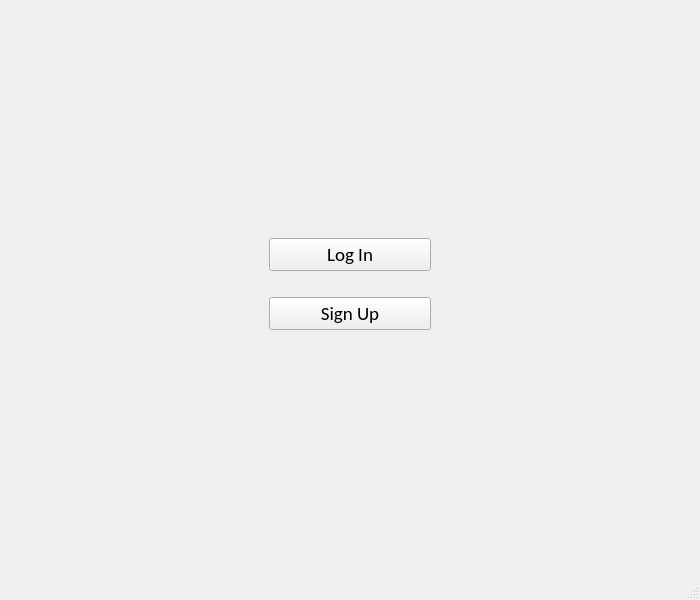
<?xml version="1.0" encoding="UTF-8"?>
<ui version="4.0">
 <class>MainWindow</class>
 <widget class="QMainWindow" name="MainWindow">
  <property name="geometry">
   <rect>
    <x>0</x>
    <y>0</y>
    <width>700</width>
    <height>600</height>
   </rect>
  </property>
  <property name="windowTitle">
   <string>Password Manager</string>
  </property>
  <property name="documentMode">
   <bool>false</bool>
  </property>
  <widget class="QWidget" name="centralwidget">
   <layout class="QVBoxLayout" name="verticalLayout_2">
    <item>
     <spacer name="verticalSpacer_2">
      <property name="orientation">
       <enum>Qt::Vertical</enum>
      </property>
      <property name="sizeType">
       <enum>QSizePolicy::Expanding</enum>
      </property>
      <property name="sizeHint" stdset="0">
       <size>
        <width>20</width>
        <height>190</height>
       </size>
      </property>
     </spacer>
    </item>
    <item alignment="Qt::AlignHCenter">
     <widget class="QFrame" name="initialFrame">
      <property name="minimumSize">
       <size>
        <width>180</width>
        <height>150</height>
       </size>
      </property>
      <property name="maximumSize">
       <size>
        <width>200</width>
        <height>100</height>
       </size>
      </property>
      <property name="font">
       <font>
        <family>Carlito</family>
        <pointsize>14</pointsize>
        <weight>50</weight>
        <bold>false</bold>
       </font>
      </property>
      <property name="frameShape">
       <enum>QFrame::NoFrame</enum>
      </property>
      <property name="frameShadow">
       <enum>QFrame::Raised</enum>
      </property>
      <layout class="QVBoxLayout" name="verticalLayout">
       <item>
        <widget class="QPushButton" name="loginButton">
         <property name="maximumSize">
          <size>
           <width>200</width>
           <height>33</height>
          </size>
         </property>
         <property name="statusTip">
          <string>Log In</string>
         </property>
         <property name="text">
          <string>Log In</string>
         </property>
        </widget>
       </item>
       <item>
        <widget class="QPushButton" name="signUpButton">
         <property name="maximumSize">
          <size>
           <width>200</width>
           <height>33</height>
          </size>
         </property>
         <property name="statusTip">
          <string>Sign Up</string>
         </property>
         <property name="text">
          <string>Sign Up</string>
         </property>
        </widget>
       </item>
      </layout>
     </widget>
    </item>
    <item>
     <spacer name="verticalSpacer">
      <property name="orientation">
       <enum>Qt::Vertical</enum>
      </property>
      <property name="sizeHint" stdset="0">
       <size>
        <width>20</width>
        <height>250</height>
       </size>
      </property>
     </spacer>
    </item>
   </layout>
  </widget>
  <widget class="QStatusBar" name="statusbar"/>
 </widget>
 <resources/>
 <connections/>
</ui>
